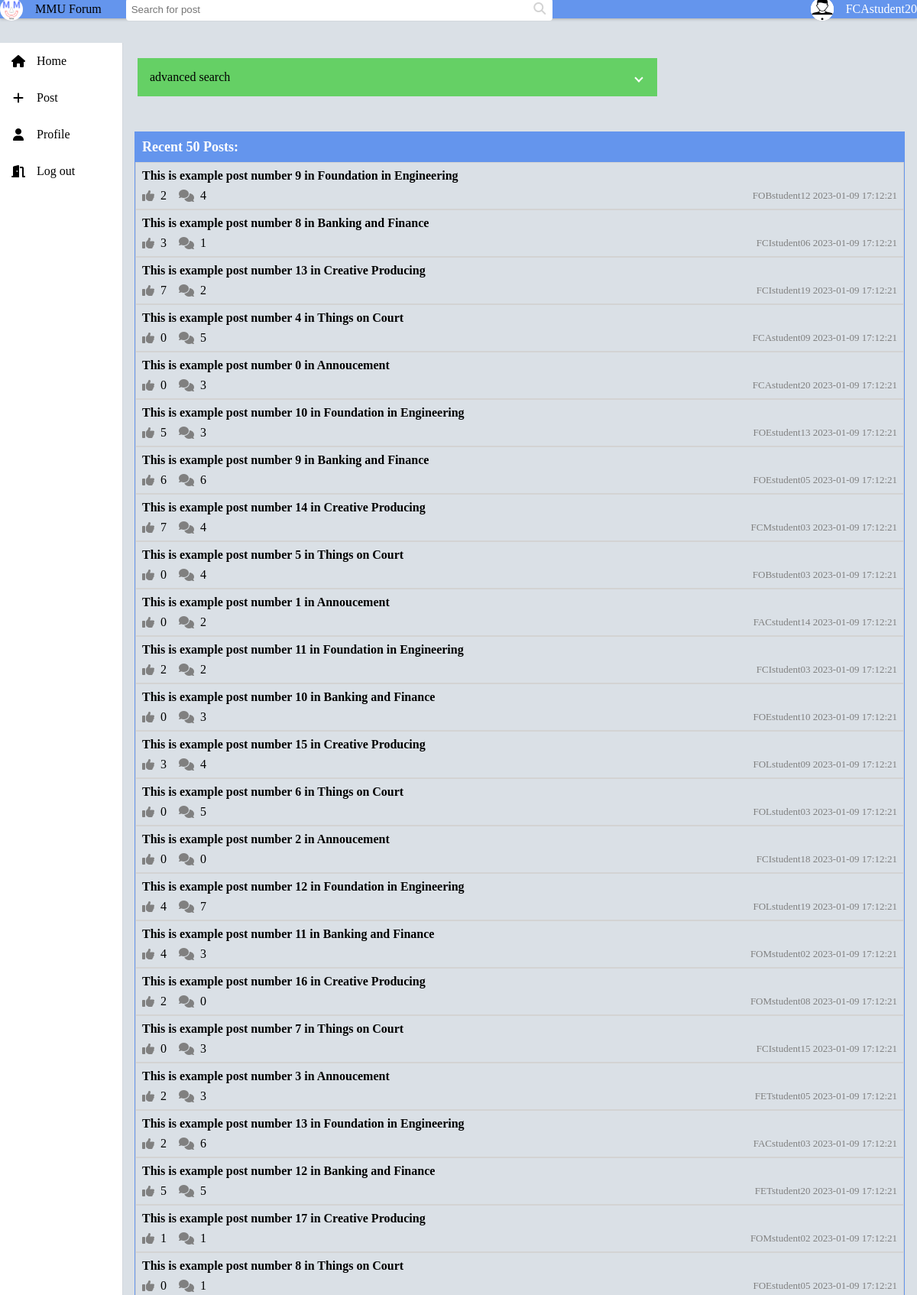
/post-list.php?type=recent (signed in, upper part), run on an earlier commit of the app's database.
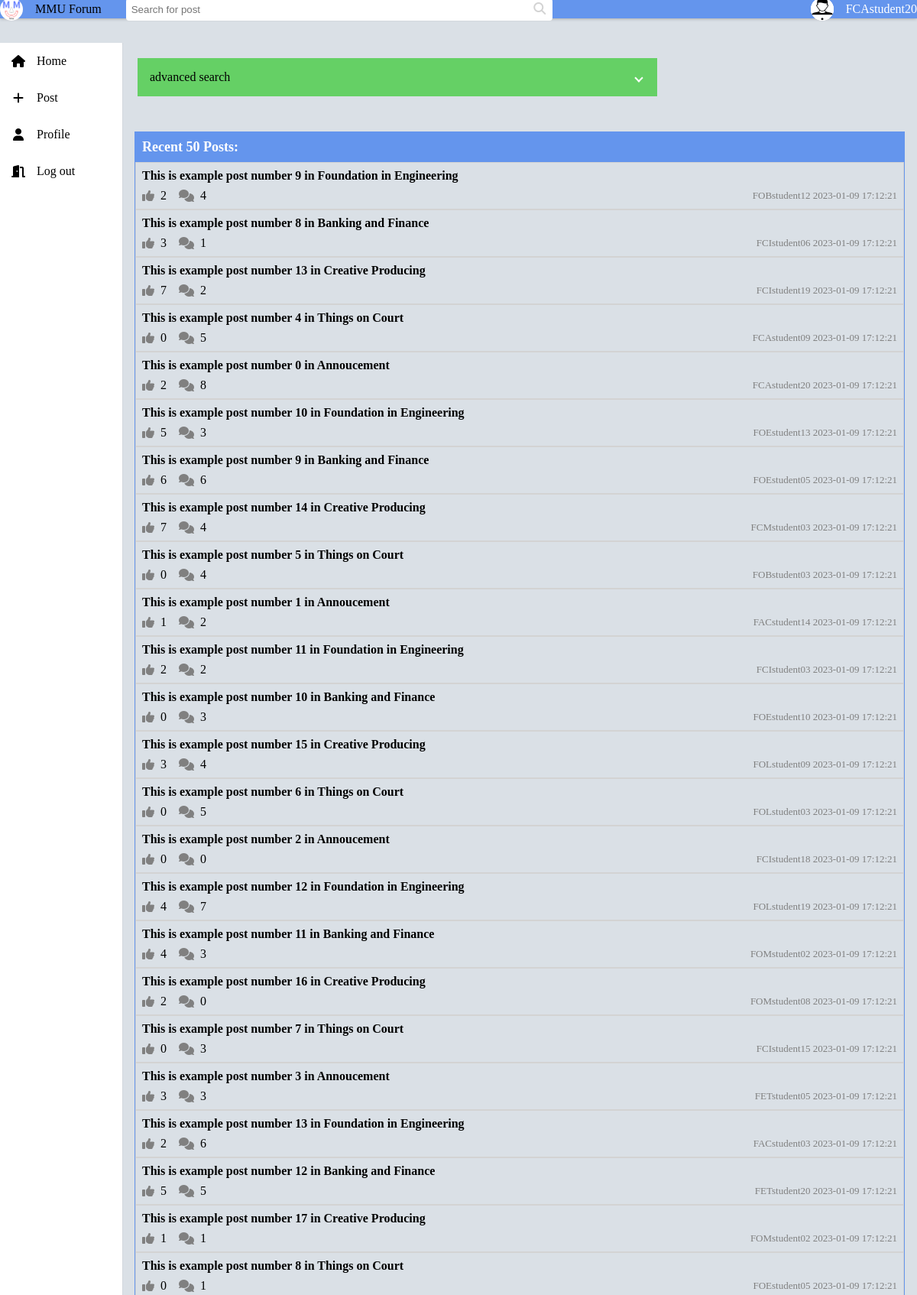
And on a later commit of the database.
### tables this page shows
CREATE TABLE `post` (
  `post_id` int(6) UNSIGNED NOT NULL,
  `author_id` int(6) UNSIGNED NOT NULL,
  `subcategory_id` int(6) UNSIGNED NOT NULL,
  `post_name` varchar(255) NOT NULL,
  `post_description` text NOT NULL,
  `image_name` varchar(255) DEFAULT NULL,
  `created_at` timestamp NOT NULL DEFAULT current_timestamp(),
  `modified_at` timestamp NOT NULL DEFAULT current_timestamp() ON UPDATE current_timestamp(),
  `number_of_comments` int(6) NOT NULL DEFAULT 0,
  `number_of_likes` int(6) NOT NULL DEFAULT 0
);

### components/advanced-search.php (the view, shortened to what the changed rows need)
<!DOCTYPE html>
<html lang="en">
<head>
    <link rel="stylesheet" href="css/advanced-search.css">
    <link rel="stylesheet" href="css/reset.css" />
</head>
<body style="background-color: #dae0e6;">
</body>
</html>

### post-list.php (shortened to what the changed rows need)
<!DOCTYPE html>
<html>
    <?php
        include 'includes/session.php';
        $errors = array();
        $posts = array();
        if(isset($_GET['type'])) {
            $type = $_GET['type'];
        } else {
            $type = null;
        }
        if(isset($_GET['id']) && ($type == 'category' || $type == 'subcategory')) {
            $id = $_GET['id'];
            if($_GET['type'] == 'category') {
                $query_to_get_name = "SELECT category_name FROM category WHERE category_id = ". $id . "";;
                $query_to_get_post_list = "SELECT `post_id`, `author_id`, `post_name`, `created_at`,
                            `number_of_comments`, `number_of_likes` FROM post
                            WHERE subcategory_id IN (SELECT `subcategory_id` FROM subcategory WHERE category_id = ". $id.");";
            }
            else if($_GET['type'] == 'subcategory') {
                $query_to_get_name = "SELECT subcategory_name FROM subcategory WHERE subcategory_id = ". $id . "";;
                $query_to_get_post_list = "SELECT `post_id`, `author_id`, `post_name`, `created_at`,
                            `number_of_comments`, `number_of_likes` FROM post
                            WHERE `subcategory_id` = " . $id . ";";
            }
            $name_data = mysqli_query($conn, $query_to_get_name);
            if(mysqli_num_rows($name_data) == 0 || !$name_data) {
                array_push($errors, "No such category or subcategory");
            } else {
                $data_row = mysqli_fetch_assoc($name_data);
                if($_GET['type'] == 'category') {
                    $parentTitle = $data_row['category_name'] ;
                } else if ($_GET['type'] == 'subcategory') {
                    $parentTitle = $data_row['subcategory_name'];
                }
                $title = "All posts in ". $parentTitle . ":";
            }
        }
        else if (isset($user) && $type == 'bookmark') {
            $query_to_get_post_list = "SELECT `post_id`, `author_id`, `post_name`, `created_at`,
                `number_of_comments`, `number_of_likes` FROM post WHERE post_id IN (SELECT `post_id` FROM bookmark
                WHERE user_id = ". $user['user_id']. ");";
            $title = "Your bookmark:";
        }
        else if ($type == 'recent') {
            $recents_number = 50;
            $query_to_get_post_list = "SELECT * FROM post ORDER BY created_at DESC LIMIT $recents_number;";
        }
        if(isset($query_to_get_post_list)) {
            $post_list_result = mysqli_query($conn, $query_to_get_post_list);
            if(!$post_list_result) {
                array_push($errors, "The post list for this query is empty or query is wrong");
            } else {
                while($row = mysqli_fetch_assoc($post_list_result)) {
                    $query_to_get_author_name = "SELECT username FROM user WHERE user_id = " . $row['author_id'] . ";";
                    $author_name_data = mysqli_query($conn, $query_to_get_author_name);
                    $user_row = mysqli_fetch_assoc($author_name_data);
                    $author_name = $user_row['username'];
                    $posts[] = array(
                        $row['post_id'], $row['post_name'], $row['number_of_likes'], $row['number_of_comments'],
                        $author_name, $row['created_at'], false);
                }
            }
        } else {
            $title = "No result!";
            array_push($errors, "Error, there is no such type to be passed into post-list!");
        }
    ?>
    <head>
        <link rel="stylesheet" href="css/reset.css" />
        <link rel="stylesheet" href="css/global.css" />
    </head>
    <body>
        <?php include "components/header.php" ?>
        <?php include "components/sidebar.php" ?>
        <?php include "components/advanced-search.php" ?>
        <div class="page-container">
            <div class="post-list">
                <?php
                    if (count($posts) === 0)
                        include 'components/placeholder.php';
                    else
                        foreach($posts as $item){
                            $post_item_href = "post-details.php?id=".$item[0];
                            $post_item_title = $item[1];
                            $post_item_noOfLikes = $item[2];
                            $post_item_noOfComments = $item[3];
                            $post_item_author = $item[4];
                            $post_item_createdAt = $item[5];
                            include "components/post-item.php";
                        }
                ?>
            </div>
        </div>
    </body>
</html>

### components/post-item.php (shortened to what the changed rows need)
<!DOCTYPE html>
<html>
    <?php
        $post_item_id = $post_item_id ?? "";
        $post_item_type = $post_item_type ?? "post";
        $post_item_title = $post_item_title ?? "&nbsp";
        $post_item_href = $post_item_href ?? "";
        $post_item_noOfLikes = $post_item_noOfLikes ?? 0;
        $post_item_noOfComments = $post_item_noOfComments ?? 0;
        $post_item_author = $post_item_author ?? "";
        $post_item_createdAt = $post_item_createdAt ?? "";
    ?>
    <head>
        <link rel="stylesheet" href="css/global.css" />
    </head>
    <body>
        <div class="post-item" onclick="location.href = '<?php echo $post_item_href; ?>';">
            <p class="list-item-title"><?php echo $post_item_title; ?></p>
            <div class="list-item-subtitle">
                <?php
                    if ($post_item_type === "subcategory")
                        echo '<a class="post-action"><span class="post-action-icon fas fa-list"></span> '.$post_item_noOfPosts.'</a>';
                    else
                        echo '<a class="post-action"><span class="post-action-icon fas fa-thumbs-up"></span> '.$post_item_noOfLikes.'</a>';
                ?>
                <a class="post-action"><span class="post-action-icon fas fa-comments"></span> <?php echo $post_item_noOfComments; ?></a>
                <?php
                    if (isset($admin))
                        echo '
                            <script>
                                function onDelete() {
                                    event.stopPropagation();
                                    if (window.confirm("Are you sure?"))
                                        location.href = "delete-post.php?id='.$post_item_id.'";
                                }
                            </script>
                            <a href="edit-form.php?id='.$post_item_id.'" onclick="event.stopPropagation()"><span class="post-action-icon fas fa-pen"></span></a>
                            <a onclick="onDelete()"><span class="post-action-icon fas fa-trash"></span></a>';
                    else if ($post_item_type === "post")
                        echo '<div style="color: gray; font-size: small;">'.$post_item_author.' '.$post_item_createdAt.'</div>';
                ?>
            </div>
        </div>
    </body>
</html>

What changed in the data, as far as the page shows it:
changed post (number 5 of 24 on the later page): post_item_noOfLikes "0" → "2"; post_item_noOfComments "3" → "8"
changed post (number 10 of 24 on the later page): post_item_noOfLikes "0" → "1"
changed post (number 20 of 24 on the later page): post_item_noOfLikes "2" → "3"
